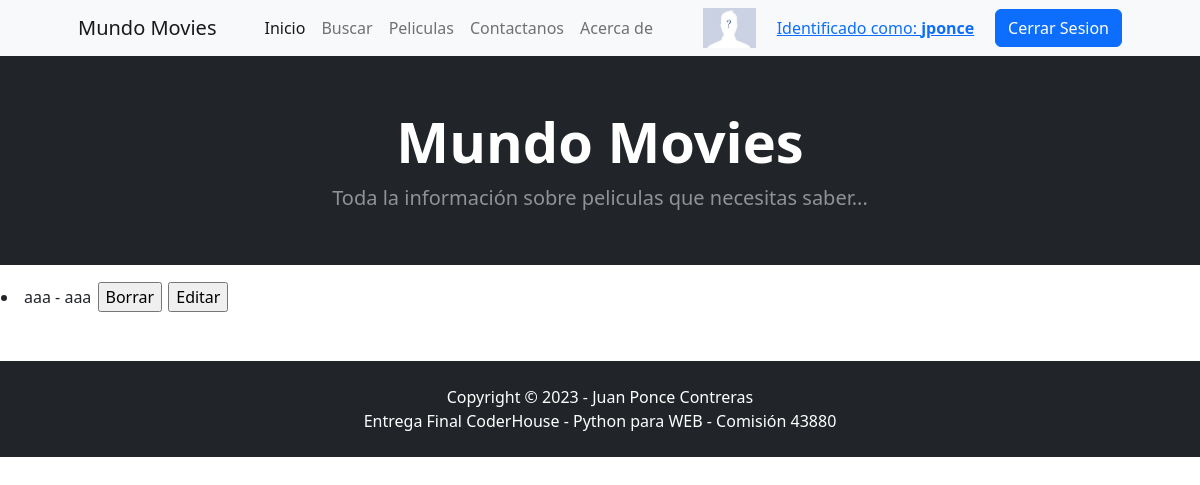
The app's page /AppF/lista-movies/ (signed in), older data.
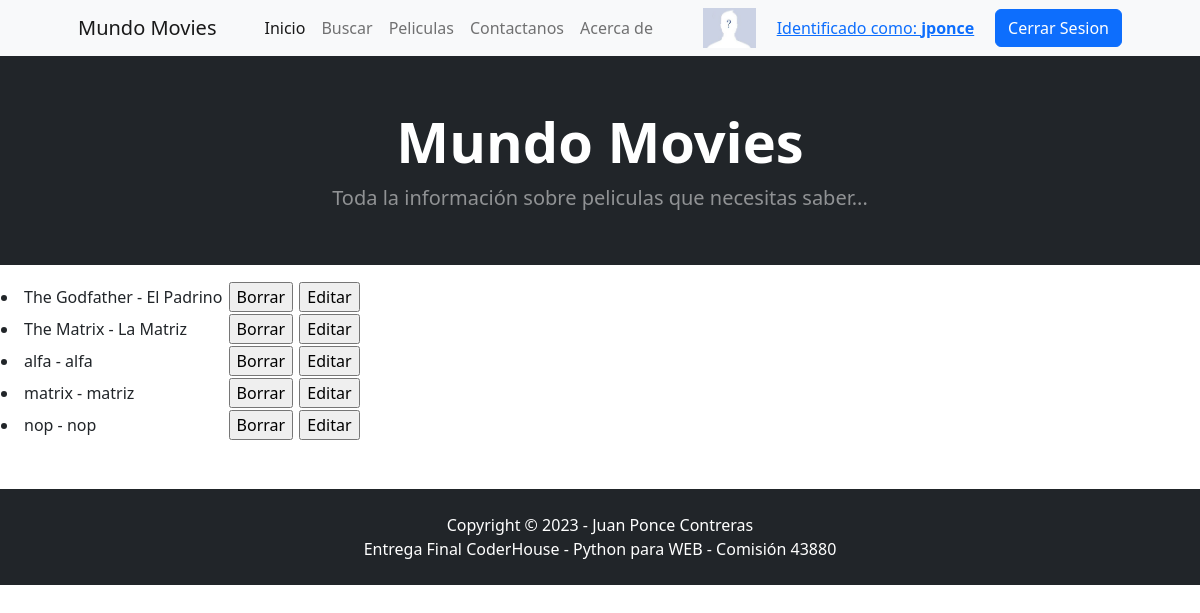
The same page, newer data.
### AppF/models.py (models this page shows)
class Movie(models.Model):
    nombre    = models.CharField(max_length=100, verbose_name='Titulo de la pelicula')
    nombre_tr = models.CharField(max_length=100, verbose_name='Titulo (Traduccion)')
    descrip   = models.TextField(verbose_name='Descripción / Resumen')
    fecha_est = models.DateField(verbose_name='Fecha de estreno')
    imagen    = models.ImageField(verbose_name='Portada', upload_to='images', blank=True, null=True)
    def __str__(self):
        return f'{self.nombre} - {self.nombre_tr}'
    class Meta():
        ordering = ('nombre','nombre_tr')
        unique_together = ('nombre',)

### AppF/views.py (the view)
# urls.py: path('lista-movies/', listaMovies, name='listaMovies'),
def listaMovies(req):
    movies = Movie.objects.all()
    return render(req, "listaMovies.html", {"movies": movies})

### AppF/templates/listaMovies.html
{% extends 'base.html' %}
{% block cuerpo %}
{% if movies %}
<table border="0">
	<ul>
		{% for movie in movies %}
			<tr>
				<td><li>{{movie}}</li></td>
				<td>
					<form action="{% url 'borraMovie' movie.id %}" method="POST">{% csrf_token %}
						&nbsp;<input type="submit" value="Borrar">
					</form>
				</td>
				<td>
					<form action="{% url 'editaMovie' movie.id %}" method="GET">{% csrf_token %}
						&nbsp;<input type="submit" value="Editar">
					</form>
				</td>
			<tr>
		{% endfor %}
	</ul>
</table>
{% else %}
	<br>
	<h1>No hay peliculas aun</h1>
{% endif %}
<br><br>
{% endblock cuerpo %}

Row changes from the older to the newer data that the page shows:
removed Movie: nombre+nombre_tr "aaa - aaa"
added Movie: nombre+nombre_tr "The Godfather - El Padrino"
added Movie: nombre+nombre_tr "The Matrix - La Matriz"
added Movie: nombre+nombre_tr "alfa - alfa"
added Movie: nombre+nombre_tr "matrix - matriz"
added Movie: nombre+nombre_tr "nop - nop"
